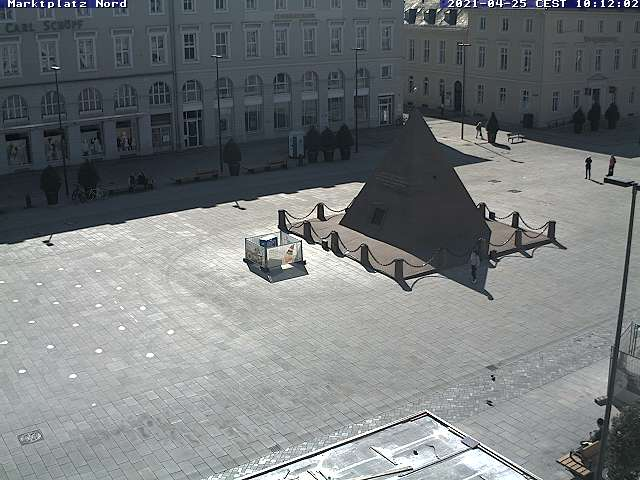
#> input picture src/test.jpg, 640 x 480 px
$ python -i smoothing.py   (imports and definitions only)
#> lines starting #> are read from the running program, lines starting #| are printed output that depends on the picture
#> further down, picture is the input picture: shape (480, 640, 3); mean B, G, R 123.6, 121.9, 117.5
import cv2
import numpy as np


class Filter:
    def __init__(self, image):
        self.img = image
        self.imgGray = cv2.cvtColor(self.img, cv2.COLOR_BGR2GRAY)
        self.height, self.width = self.imgGray.shape
#> self.height = 480; self.width = 640

    def average_filter(self):
        blur = cv2.blur(self.imgGray, (5, 5))
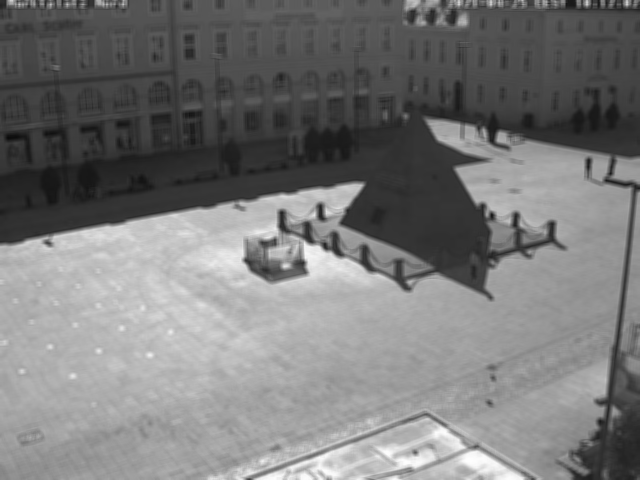
#> blur: shape (480, 640); min 11, max 254, mean 120.8
        return cv2.cvtColor(blur, cv2.COLOR_GRAY2BGR)

    def gaussian_filter(self):
        blur = cv2.GaussianBlur(self.imgGray, (5, 5), 0)
        return cv2.cvtColor(blur, cv2.COLOR_GRAY2BGR)

    def median_filter(self):
        blur = cv2.medianBlur(self.imgGray, 5)
        return cv2.cvtColor(blur, cv2.COLOR_GRAY2BGR)

    def bilateral_filter(self):
        bil = cv2.bilateralFilter(self.imgGray, 10, 40, 40)
        return cv2.cvtColor(bil, cv2.COLOR_GRAY2BGR)

    def filter(self):
        kernel = np.array(([1, 4, 1], [4, 16, 4], [1, 4, 1]), np.float32) / 36
        dst = cv2.filter2D(self.imgGray, -1, kernel)
        return cv2.cvtColor(dst, cv2.COLOR_GRAY2BGR)

>>> import cv2
>>> picture = cv2.imread('test.jpg')
>>> result = Filter(picture).average_filter()
